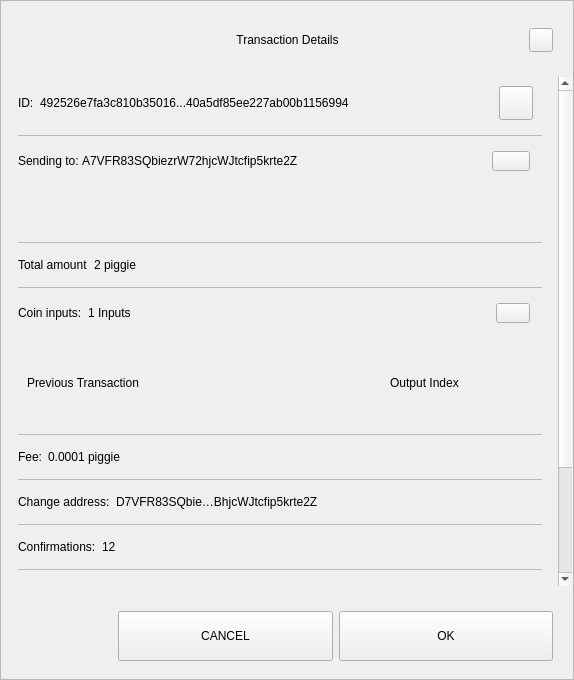
<?xml version="1.0" encoding="UTF-8"?>
<ui version="4.0">
 <class>TxDetailDialog</class>
 <widget class="QWidget" name="TxDetailDialog">
  <property name="geometry">
   <rect>
    <x>0</x>
    <y>0</y>
    <width>574</width>
    <height>680</height>
   </rect>
  </property>
  <property name="sizePolicy">
   <sizepolicy hsizetype="Preferred" vsizetype="Expanding">
    <horstretch>0</horstretch>
    <verstretch>0</verstretch>
   </sizepolicy>
  </property>
  <property name="minimumSize">
   <size>
    <width>574</width>
    <height>500</height>
   </size>
  </property>
  <property name="windowTitle">
   <string>Form</string>
  </property>
  <property name="styleSheet">
   <string notr="true"/>
  </property>
  <layout class="QVBoxLayout" name="verticalLayout_3">
   <property name="spacing">
    <number>0</number>
   </property>
   <property name="leftMargin">
    <number>0</number>
   </property>
   <property name="topMargin">
    <number>0</number>
   </property>
   <property name="rightMargin">
    <number>0</number>
   </property>
   <property name="bottomMargin">
    <number>0</number>
   </property>
   <item>
    <widget class="QFrame" name="frame">
     <property name="sizePolicy">
      <sizepolicy hsizetype="Preferred" vsizetype="Expanding">
       <horstretch>0</horstretch>
       <verstretch>0</verstretch>
      </sizepolicy>
     </property>
     <property name="styleSheet">
      <string notr="true"/>
     </property>
     <property name="frameShape">
      <enum>QFrame::StyledPanel</enum>
     </property>
     <property name="frameShadow">
      <enum>QFrame::Raised</enum>
     </property>
     <layout class="QVBoxLayout" name="verticalLayout">
      <property name="leftMargin">
       <number>0</number>
      </property>
      <property name="rightMargin">
       <number>0</number>
      </property>
      <item>
       <layout class="QHBoxLayout" name="horizontalLayout_3">
        <property name="spacing">
         <number>0</number>
        </property>
        <property name="leftMargin">
         <number>20</number>
        </property>
        <property name="topMargin">
         <number>10</number>
        </property>
        <property name="rightMargin">
         <number>20</number>
        </property>
        <item>
         <spacer name="horizontalSpacer_1">
          <property name="orientation">
           <enum>Qt::Horizontal</enum>
          </property>
          <property name="sizeHint" stdset="0">
           <size>
            <width>40</width>
            <height>20</height>
           </size>
          </property>
         </spacer>
        </item>
        <item>
         <widget class="QLabel" name="labelTitle">
          <property name="minimumSize">
           <size>
            <width>0</width>
            <height>40</height>
           </size>
          </property>
          <property name="maximumSize">
           <size>
            <width>16777215</width>
            <height>40</height>
           </size>
          </property>
          <property name="styleSheet">
           <string notr="true">padding-left:24px;</string>
          </property>
          <property name="text">
           <string>Transaction Details</string>
          </property>
          <property name="alignment">
           <set>Qt::AlignCenter</set>
          </property>
          <property name="margin">
           <number>7</number>
          </property>
         </widget>
        </item>
        <item>
         <spacer name="horizontalSpacer_2">
          <property name="orientation">
           <enum>Qt::Horizontal</enum>
          </property>
          <property name="sizeHint" stdset="0">
           <size>
            <width>40</width>
            <height>20</height>
           </size>
          </property>
         </spacer>
        </item>
        <item>
         <widget class="QPushButton" name="btnEsc">
          <property name="minimumSize">
           <size>
            <width>24</width>
            <height>24</height>
           </size>
          </property>
          <property name="maximumSize">
           <size>
            <width>24</width>
            <height>24</height>
           </size>
          </property>
          <property name="focusPolicy">
           <enum>Qt::NoFocus</enum>
          </property>
          <property name="text">
           <string/>
          </property>
         </widget>
        </item>
       </layout>
      </item>
      <item>
       <spacer name="verticalSpacer">
        <property name="orientation">
         <enum>Qt::Vertical</enum>
        </property>
        <property name="sizeType">
         <enum>QSizePolicy::Fixed</enum>
        </property>
        <property name="sizeHint" stdset="0">
         <size>
          <width>20</width>
          <height>10</height>
         </size>
        </property>
       </spacer>
      </item>
      <item>
       <widget class="QWidget" name="layoutScroll" native="true">
        <property name="minimumSize">
         <size>
          <width>0</width>
          <height>0</height>
         </size>
        </property>
        <layout class="QVBoxLayout" name="verticalLayout_4">
         <property name="leftMargin">
          <number>0</number>
         </property>
         <property name="topMargin">
          <number>0</number>
         </property>
         <property name="rightMargin">
          <number>0</number>
         </property>
         <item>
          <widget class="QScrollArea" name="scrollArea">
           <property name="styleSheet">
            <string notr="true">#scrollArea {
background:transparent;
}</string>
           </property>
           <property name="horizontalScrollBarPolicy">
            <enum>Qt::ScrollBarAlwaysOff</enum>
           </property>
           <property name="sizeAdjustPolicy">
            <enum>QAbstractScrollArea::AdjustIgnored</enum>
           </property>
           <property name="widgetResizable">
            <bool>true</bool>
           </property>
           <property name="alignment">
            <set>Qt::AlignLeading|Qt::AlignLeft|Qt::AlignTop</set>
           </property>
           <widget class="QWidget" name="scrollAreaWidgetContents">
            <property name="geometry">
             <rect>
              <x>0</x>
              <y>0</y>
              <width>556</width>
              <height>672</height>
             </rect>
            </property>
            <property name="autoFillBackground">
             <bool>false</bool>
            </property>
            <property name="styleSheet">
             <string notr="true">#scrollAreaWidgetContents {
background:transparent;
}</string>
            </property>
            <layout class="QVBoxLayout" name="verticalLayout_7">
             <property name="spacing">
              <number>0</number>
             </property>
             <property name="sizeConstraint">
              <enum>QLayout::SetDefaultConstraint</enum>
             </property>
             <property name="leftMargin">
              <number>0</number>
             </property>
             <property name="topMargin">
              <number>0</number>
             </property>
             <property name="rightMargin">
              <number>0</number>
             </property>
             <property name="bottomMargin">
              <number>0</number>
             </property>
             <item>
              <widget class="QWidget" name="content" native="true">
               <layout class="QVBoxLayout" name="verticalLayout_2">
                <property name="leftMargin">
                 <number>16</number>
                </property>
                <property name="topMargin">
                 <number>0</number>
                </property>
                <property name="rightMargin">
                 <number>16</number>
                </property>
                <item>
                 <widget class="QWidget" name="contentID" native="true">
                  <layout class="QHBoxLayout" name="horizontalLayout_12" stretch="0,1,0">
                   <property name="leftMargin">
                    <number>0</number>
                   </property>
                   <item>
                    <widget class="QLabel" name="labelId">
                     <property name="maximumSize">
                      <size>
                       <width>16777215</width>
                       <height>16777215</height>
                      </size>
                     </property>
                     <property name="text">
                      <string>ID:</string>
                     </property>
                    </widget>
                   </item>
                   <item>
                    <widget class="QLabel" name="textId">
                     <property name="text">
                      <string>492526e7fa3c810b35016...40a5df85ee227ab00b1156994</string>
                     </property>
                    </widget>
                   </item>
                   <item>
                    <widget class="QPushButton" name="pushCopy">
                     <property name="minimumSize">
                      <size>
                       <width>34</width>
                       <height>34</height>
                      </size>
                     </property>
                     <property name="maximumSize">
                      <size>
                       <width>34</width>
                       <height>34</height>
                      </size>
                     </property>
                     <property name="focusPolicy">
                      <enum>Qt::NoFocus</enum>
                     </property>
                     <property name="text">
                      <string/>
                     </property>
                     <property name="iconSize">
                      <size>
                       <width>24</width>
                       <height>24</height>
                      </size>
                     </property>
                    </widget>
                   </item>
                  </layout>
                 </widget>
                </item>
                <item>
                 <widget class="QLabel" name="labelDivider9">
                  <property name="maximumSize">
                   <size>
                    <width>16777215</width>
                    <height>1</height>
                   </size>
                  </property>
                  <property name="styleSheet">
                   <string notr="true">background-color:#bababa;</string>
                  </property>
                  <property name="text">
                   <string/>
                  </property>
                 </widget>
                </item>
                <item>
                 <widget class="QWidget" name="contentOutputs" native="true">
                  <layout class="QHBoxLayout" name="horizontalLayout_11" stretch="0,3,0">
                   <property name="spacing">
                    <number>0</number>
                   </property>
                   <property name="leftMargin">
                    <number>0</number>
                   </property>
                   <property name="rightMargin">
                    <number>12</number>
                   </property>
                   <item>
                    <widget class="QLabel" name="labelSend">
                     <property name="maximumSize">
                      <size>
                       <width>16777215</width>
                       <height>16777215</height>
                      </size>
                     </property>
                     <property name="text">
                      <string>Sending to: </string>
                     </property>
                    </widget>
                   </item>
                   <item>
                    <widget class="QLabel" name="textSend">
                     <property name="text">
                      <string>A7VFR83SQbiezrW72hjcWJtcfip5krte2Z </string>
                     </property>
                    </widget>
                   </item>
                   <item>
                    <widget class="QPushButton" name="pushOutputs">
                     <property name="minimumSize">
                      <size>
                       <width>34</width>
                       <height>20</height>
                      </size>
                     </property>
                     <property name="maximumSize">
                      <size>
                       <width>38</width>
                       <height>20</height>
                      </size>
                     </property>
                     <property name="focusPolicy">
                      <enum>Qt::NoFocus</enum>
                     </property>
                     <property name="styleSheet">
                      <string notr="true"/>
                     </property>
                     <property name="text">
                      <string/>
                     </property>
                    </widget>
                   </item>
                  </layout>
                 </widget>
                </item>
                <item>
                 <widget class="QScrollArea" name="outputsScrollArea">
                  <property name="minimumSize">
                   <size>
                    <width>0</width>
                    <height>50</height>
                   </size>
                  </property>
                  <property name="styleSheet">
                   <string notr="true">#outputsScrollArea {
background:transparent;
}</string>
                  </property>
                  <property name="widgetResizable">
                   <bool>true</bool>
                  </property>
                  <widget class="QWidget" name="container_outputs_base">
                   <property name="geometry">
                    <rect>
                     <x>0</x>
                     <y>0</y>
                     <width>522</width>
                     <height>48</height>
                    </rect>
                   </property>
                   <property name="styleSheet">
                    <string notr="true">#container_outputs_base {
background:transparent;
}</string>
                   </property>
                  </widget>
                 </widget>
                </item>
                <item>
                 <widget class="QLabel" name="labelDivider8">
                  <property name="maximumSize">
                   <size>
                    <width>16777215</width>
                    <height>1</height>
                   </size>
                  </property>
                  <property name="styleSheet">
                   <string notr="true">background-color:#bababa;</string>
                  </property>
                  <property name="text">
                   <string/>
                  </property>
                 </widget>
                </item>
                <item>
                 <widget class="QWidget" name="contentAmount" native="true">
                  <layout class="QHBoxLayout" name="horizontalLayout_4" stretch="0,1">
                   <property name="leftMargin">
                    <number>0</number>
                   </property>
                   <item>
                    <widget class="QLabel" name="labelAmount">
                     <property name="maximumSize">
                      <size>
                       <width>16777215</width>
                       <height>16777215</height>
                      </size>
                     </property>
                     <property name="text">
                      <string>Total amount</string>
                     </property>
                    </widget>
                   </item>
                   <item>
                    <widget class="QLabel" name="textAmount">
                     <property name="text">
                      <string>2 piggie</string>
                     </property>
                    </widget>
                   </item>
                  </layout>
                 </widget>
                </item>
                <item>
                 <widget class="QLabel" name="labelDivider6">
                  <property name="maximumSize">
                   <size>
                    <width>16777215</width>
                    <height>1</height>
                   </size>
                  </property>
                  <property name="styleSheet">
                   <string notr="true">background-color:#bababa;</string>
                  </property>
                  <property name="text">
                   <string/>
                  </property>
                 </widget>
                </item>
                <item>
                 <widget class="QWidget" name="contentInputs" native="true">
                  <layout class="QHBoxLayout" name="horizontalLayout" stretch="0,2,0">
                   <property name="leftMargin">
                    <number>0</number>
                   </property>
                   <property name="rightMargin">
                    <number>12</number>
                   </property>
                   <item>
                    <widget class="QLabel" name="labelInputs">
                     <property name="sizePolicy">
                      <sizepolicy hsizetype="Minimum" vsizetype="Preferred">
                       <horstretch>0</horstretch>
                       <verstretch>0</verstretch>
                      </sizepolicy>
                     </property>
                     <property name="maximumSize">
                      <size>
                       <width>16777215</width>
                       <height>16777215</height>
                      </size>
                     </property>
                     <property name="text">
                      <string>Coin inputs:</string>
                     </property>
                    </widget>
                   </item>
                   <item>
                    <widget class="QLabel" name="textInputs">
                     <property name="text">
                      <string>1 Inputs</string>
                     </property>
                    </widget>
                   </item>
                   <item>
                    <widget class="QPushButton" name="pushInputs">
                     <property name="maximumSize">
                      <size>
                       <width>34</width>
                       <height>20</height>
                      </size>
                     </property>
                     <property name="focusPolicy">
                      <enum>Qt::NoFocus</enum>
                     </property>
                     <property name="styleSheet">
                      <string notr="true"/>
                     </property>
                     <property name="text">
                      <string/>
                     </property>
                    </widget>
                   </item>
                  </layout>
                 </widget>
                </item>
                <item>
                 <widget class="QFrame" name="gridInputs">
                  <property name="sizePolicy">
                   <sizepolicy hsizetype="Preferred" vsizetype="MinimumExpanding">
                    <horstretch>0</horstretch>
                    <verstretch>0</verstretch>
                   </sizepolicy>
                  </property>
                  <property name="minimumSize">
                   <size>
                    <width>0</width>
                    <height>90</height>
                   </size>
                  </property>
                  <layout class="QGridLayout" name="gridLayoutInput" columnstretch="5,2" rowminimumheight="0">
                   <property name="sizeConstraint">
                    <enum>QLayout::SetMaximumSize</enum>
                   </property>
                   <property name="verticalSpacing">
                    <number>0</number>
                   </property>
                   <item row="0" column="0" alignment="Qt::AlignLeft">
                    <widget class="QLabel" name="labelTitlePrevTx">
                     <property name="text">
                      <string>Previous Transaction</string>
                     </property>
                    </widget>
                   </item>
                   <item row="0" column="1" alignment="Qt::AlignLeft">
                    <widget class="QLabel" name="labelOutputIndex">
                     <property name="text">
                      <string>Output Index</string>
                     </property>
                     <property name="alignment">
                      <set>Qt::AlignCenter</set>
                     </property>
                    </widget>
                   </item>
                  </layout>
                 </widget>
                </item>
                <item>
                 <widget class="QLabel" name="labelDivider1">
                  <property name="maximumSize">
                   <size>
                    <width>16777215</width>
                    <height>1</height>
                   </size>
                  </property>
                  <property name="styleSheet">
                   <string notr="true">background-color:#bababa;</string>
                  </property>
                  <property name="text">
                   <string/>
                  </property>
                 </widget>
                </item>
                <item>
                 <widget class="QWidget" name="contentFee" native="true">
                  <layout class="QHBoxLayout" name="horizontalLayout_7" stretch="0,1">
                   <property name="leftMargin">
                    <number>0</number>
                   </property>
                   <item>
                    <widget class="QLabel" name="labelFee">
                     <property name="maximumSize">
                      <size>
                       <width>16777215</width>
                       <height>16777215</height>
                      </size>
                     </property>
                     <property name="text">
                      <string>Fee:</string>
                     </property>
                    </widget>
                   </item>
                   <item>
                    <widget class="QLabel" name="textFee">
                     <property name="text">
                      <string>0.0001 piggie</string>
                     </property>
                    </widget>
                   </item>
                  </layout>
                 </widget>
                </item>
                <item>
                 <widget class="QLabel" name="labelDivider2">
                  <property name="maximumSize">
                   <size>
                    <width>16777215</width>
                    <height>1</height>
                   </size>
                  </property>
                  <property name="styleSheet">
                   <string notr="true">background-color:#bababa;</string>
                  </property>
                  <property name="text">
                   <string/>
                  </property>
                 </widget>
                </item>
                <item>
                 <widget class="QWidget" name="contentChangeAddress" native="true">
                  <layout class="QHBoxLayout" name="horizontalLayout_6" stretch="0,1">
                   <property name="leftMargin">
                    <number>0</number>
                   </property>
                   <item>
                    <widget class="QLabel" name="labelChange">
                     <property name="maximumSize">
                      <size>
                       <width>16777215</width>
                       <height>16777215</height>
                      </size>
                     </property>
                     <property name="text">
                      <string>Change address:</string>
                     </property>
                    </widget>
                   </item>
                   <item>
                    <widget class="QLabel" name="textChange">
                     <property name="text">
                      <string>D7VFR83SQbie…BhjcWJtcfip5krte2Z </string>
                     </property>
                    </widget>
                   </item>
                  </layout>
                 </widget>
                </item>
                <item>
                 <widget class="QLabel" name="labelDivider4">
                  <property name="maximumSize">
                   <size>
                    <width>16777215</width>
                    <height>1</height>
                   </size>
                  </property>
                  <property name="styleSheet">
                   <string notr="true">background-color:#bababa;</string>
                  </property>
                  <property name="text">
                   <string/>
                  </property>
                 </widget>
                </item>
                <item>
                 <widget class="QWidget" name="contentConfirmations" native="true">
                  <layout class="QHBoxLayout" name="horizontalLayout_8" stretch="0,1">
                   <property name="leftMargin">
                    <number>0</number>
                   </property>
                   <item>
                    <widget class="QLabel" name="labelConfirmations">
                     <property name="maximumSize">
                      <size>
                       <width>16777215</width>
                       <height>16777215</height>
                      </size>
                     </property>
                     <property name="text">
                      <string>Confirmations:</string>
                     </property>
                    </widget>
                   </item>
                   <item>
                    <widget class="QLabel" name="textConfirmations">
                     <property name="text">
                      <string>12</string>
                     </property>
                    </widget>
                   </item>
                  </layout>
                 </widget>
                </item>
                <item>
                 <widget class="QLabel" name="labelDivider7">
                  <property name="maximumSize">
                   <size>
                    <width>16777215</width>
                    <height>1</height>
                   </size>
                  </property>
                  <property name="styleSheet">
                   <string notr="true">background-color:#bababa;</string>
                  </property>
                  <property name="text">
                   <string/>
                  </property>
                 </widget>
                </item>
                <item>
                 <widget class="QWidget" name="contentSize" native="true">
                  <layout class="QHBoxLayout" name="horizontalLayout_9" stretch="0,1">
                   <property name="leftMargin">
                    <number>0</number>
                   </property>
                   <item>
                    <widget class="QLabel" name="labelSize">
                     <property name="maximumSize">
                      <size>
                       <width>16777215</width>
                       <height>16777215</height>
                      </size>
                     </property>
                     <property name="text">
                      <string>Size:</string>
                     </property>
                    </widget>
                   </item>
                   <item>
                    <widget class="QLabel" name="textSize">
                     <property name="text">
                      <string>2 kB</string>
                     </property>
                    </widget>
                   </item>
                  </layout>
                 </widget>
                </item>
                <item>
                 <widget class="QLabel" name="labelDivider3">
                  <property name="maximumSize">
                   <size>
                    <width>16777215</width>
                    <height>1</height>
                   </size>
                  </property>
                  <property name="styleSheet">
                   <string notr="true">background-color:#bababa;</string>
                  </property>
                  <property name="text">
                   <string/>
                  </property>
                 </widget>
                </item>
                <item>
                 <widget class="QWidget" name="contentDate" native="true">
                  <layout class="QHBoxLayout" name="horizontalLayout_5" stretch="0,1">
                   <property name="leftMargin">
                    <number>0</number>
                   </property>
                   <item>
                    <widget class="QLabel" name="labelDate">
                     <property name="maximumSize">
                      <size>
                       <width>16777215</width>
                       <height>16777215</height>
                      </size>
                     </property>
                     <property name="text">
                      <string>Date:</string>
                     </property>
                    </widget>
                   </item>
                   <item>
                    <widget class="QLabel" name="textDate">
                     <property name="text">
                      <string>May 25, 2017</string>
                     </property>
                    </widget>
                   </item>
                  </layout>
                 </widget>
                </item>
                <item>
                 <widget class="QLabel" name="labelDivider5">
                  <property name="maximumSize">
                   <size>
                    <width>16777215</width>
                    <height>1</height>
                   </size>
                  </property>
                  <property name="styleSheet">
                   <string notr="true">background-color:#bababa;</string>
                  </property>
                  <property name="text">
                   <string/>
                  </property>
                 </widget>
                </item>
                <item>
                 <widget class="QWidget" name="contentStatus" native="true">
                  <layout class="QHBoxLayout" name="horizontalLayout_10" stretch="0,1">
                   <property name="leftMargin">
                    <number>0</number>
                   </property>
                   <item>
                    <widget class="QLabel" name="labelStatus">
                     <property name="maximumSize">
                      <size>
                       <width>16777215</width>
                       <height>16777215</height>
                      </size>
                     </property>
                     <property name="text">
                      <string>Status:</string>
                     </property>
                    </widget>
                   </item>
                   <item>
                    <widget class="QLabel" name="textStatus">
                     <property name="text">
                      <string>Spendable</string>
                     </property>
                    </widget>
                   </item>
                  </layout>
                 </widget>
                </item>
                <item>
                 <spacer name="verticalSpacer_2">
                  <property name="orientation">
                   <enum>Qt::Vertical</enum>
                  </property>
                  <property name="sizeType">
                   <enum>QSizePolicy::Expanding</enum>
                  </property>
                  <property name="sizeHint" stdset="0">
                   <size>
                    <width>20</width>
                    <height>10</height>
                   </size>
                  </property>
                 </spacer>
                </item>
                <item>
                 <widget class="QLabel" name="labelWarning">
                  <property name="text">
                   <string>TextLabel</string>
                  </property>
                  <property name="alignment">
                   <set>Qt::AlignCenter</set>
                  </property>
                 </widget>
                </item>
               </layout>
              </widget>
             </item>
            </layout>
           </widget>
          </widget>
         </item>
        </layout>
       </widget>
      </item>
      <item>
       <widget class="QWidget" name="containerButtons" native="true">
        <layout class="QHBoxLayout" name="horizontalLayout1" stretch="1,2,2">
         <property name="leftMargin">
          <number>10</number>
         </property>
         <property name="rightMargin">
          <number>20</number>
         </property>
         <item>
          <spacer name="horizontalSpacer_3">
           <property name="orientation">
            <enum>Qt::Horizontal</enum>
           </property>
           <property name="sizeHint" stdset="0">
            <size>
             <width>40</width>
             <height>20</height>
            </size>
           </property>
          </spacer>
         </item>
         <item>
          <widget class="QPushButton" name="btnCancel">
           <property name="minimumSize">
            <size>
             <width>200</width>
             <height>50</height>
            </size>
           </property>
           <property name="focusPolicy">
            <enum>Qt::NoFocus</enum>
           </property>
           <property name="text">
            <string>CANCEL</string>
           </property>
          </widget>
         </item>
         <item>
          <widget class="QPushButton" name="btnSave">
           <property name="minimumSize">
            <size>
             <width>200</width>
             <height>50</height>
            </size>
           </property>
           <property name="focusPolicy">
            <enum>Qt::NoFocus</enum>
           </property>
           <property name="text">
            <string>OK</string>
           </property>
          </widget>
         </item>
        </layout>
       </widget>
      </item>
     </layout>
    </widget>
   </item>
  </layout>
 </widget>
 <resources/>
 <connections/>
</ui>
